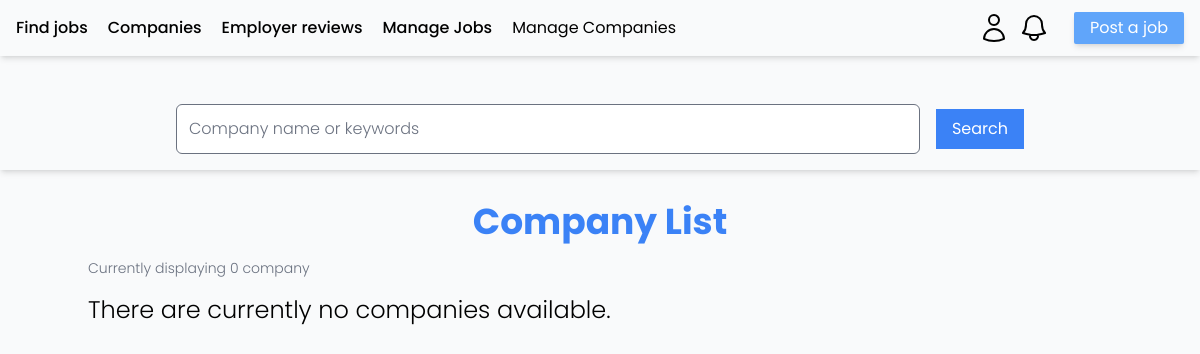
Page /company/ (signed in) on the earlier database version.
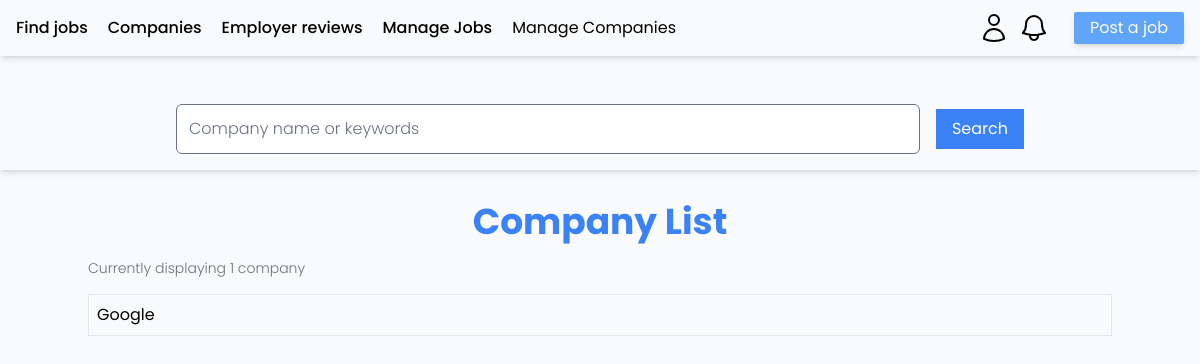
Same page on the later database version.
### app_jobboard/models.py (models this page shows, shortened)
class Company(models.Model):
    id = models.UUIDField(default=uuid.uuid4, primary_key=True, editable=False)
    name = models.CharField(max_length=256)
    description = models.TextField()
    isLookingForEmployees = models.BooleanField(default=False)
    location = models.TextField(max_length=255)
    category = models.ForeignKey(
        CompanyCategory, on_delete=models.SET_NULL, null=True, blank=True
    )
    owner = models.ForeignKey(CustomUser, on_delete=models.CASCADE, null=True)

### app_jobboard/views.py (the view)
# urls.py: path("company/", views.companies, name="companies"),
def companies(request):
    q = request.GET.get("q")
    tab = request.GET.get("tab")
    context = {}
    if q:
        context["q"] = q
        context["companies"] = Company.objects.filter(
            Q(name__icontains=q)
            | Q(description__icontains=q)
            | Q(category__name__icontains=q)
        )
    else:
        context["companies"] = Company.objects.all()
    if tab:
        context["tab"] = tab
    return render(request, "jobboard/companies.html", context)

### templates/jobboard/companies.html (shortened to what this page needs)
{% extends "layout.html" %} {% block title %} - Register {% endblock %}
{% block searchComponent %}
		<div class="flex flex-col shadow-md pb-4 px-4">
			<form
				action="{% url 'jobboard:companies' %}"
				class="flex flex-row gap-4 items-center w-full justify-center px-40 mt-12">
				{% if q %}
				<input
					type="text"
					name="q"
					id="q"
					placeholder="{{ q }}"
					class="py-3 rounded-md font-light w-full" />
				{% else %}
				<input
					type="text"
					name="q"
					id="q"
					placeholder="Company name or keywords"
					class="py-3 rounded-md font-light w-full" />
				{% endif %}
				<button
					type="submit"
					class="w-fit h-fit px-4 py-2 bg-blue-500 text-white">
					Search
				</button>
			</form>
		</div>
	{% endblock %}
{% block content %}
<h1 class="w-full text-center text-4xl mt-8 mb-4 text-blue-500 font-bold">Company List</h1>
<p class="font-light text-gray-500 text-sm self-end">Currently displaying {{companies.count}} company</p>
<div class="mt-4">
    {% for company in companies %}
	<div class="border w-full px-2 py-2 flex flex-row justify-between items-center">
		<a href="{% url 'jobboard:company' company.id %}">{{ company.name }}</a>
	</div>
	{% empty %}
	{% if q %}
		<div class="w-full flex flex-col justify-start text-gray-400">
			<p class="text-2xl font-light">
				The search <strong>"{{ q }}"</strong> did not match any companies.
			</p>
			<h4 class="font-medium text-lg mt-4 text-gray-500">
				Search suggestions:
			</h4>
			<ul class="list-disc list-inside font-light">
				<li>Try more general keywords</li>
				<li>Check your spelling</li>
				<li>Replace abbreviations with the entire word</li>
			</ul>
		</div>
	{% else %}
		<p class="text-2xl font-light">
			There are currently no companies available.
		</p>
	{% endif %}
    {% endfor %}
</div>
{% endblock %}

Differences in the rows shown:
added Company: name "Google"
Other differences:
{{ companies.count }}: "0" → "1"
text no longer shown: "There are currently no companies available."
